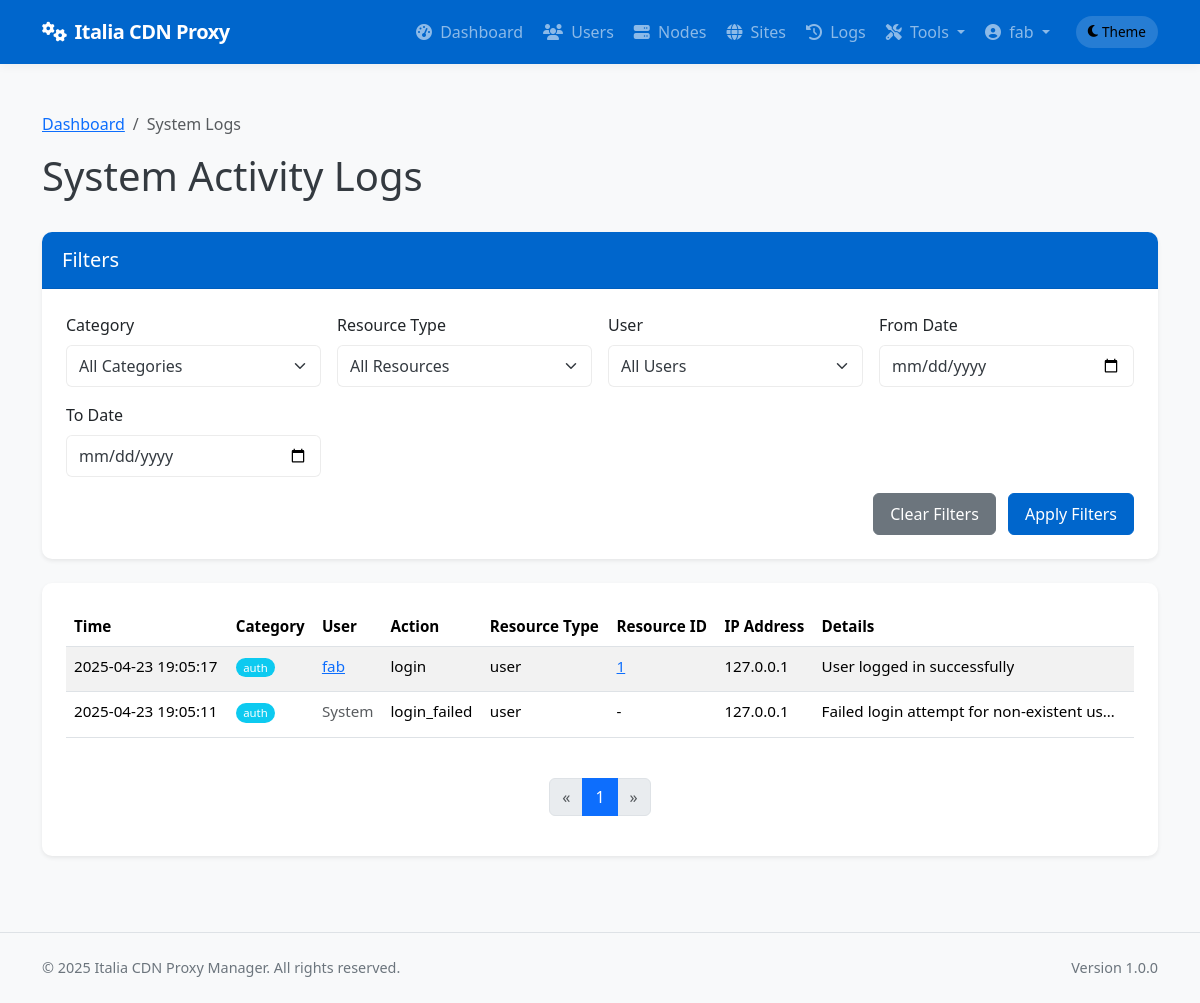
The page /admin/system/logs (signed in) on the database as committed earlier.
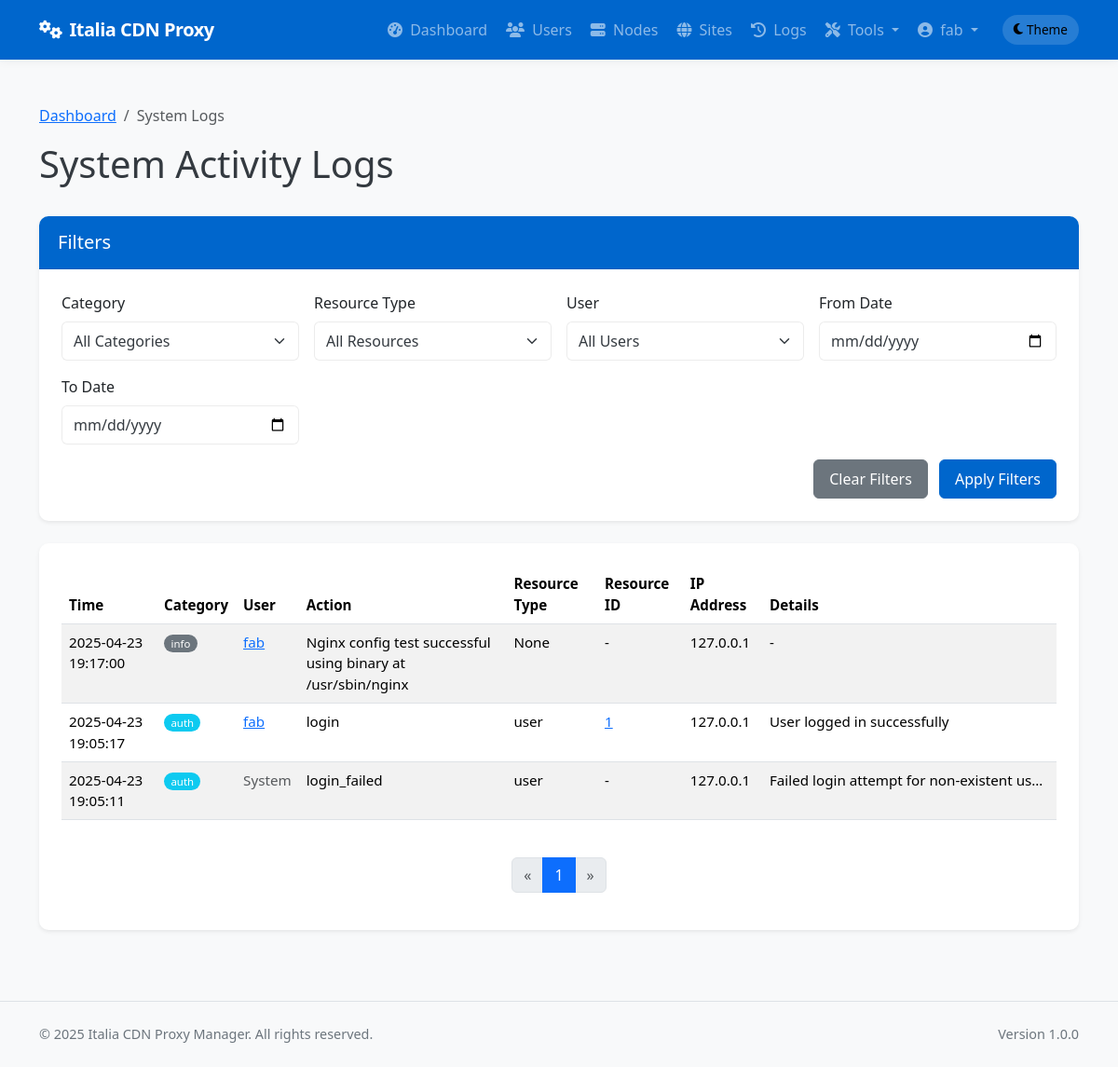
The same page on the database as committed later.
### app/models/models.py (models this page shows, shortened)
class SystemLog(db.Model):
    __tablename__ = 'system_logs'
    id = db.Column(db.Integer, primary_key=True)
    user_id = db.Column(db.Integer, db.ForeignKey('users.id'), nullable=True)  # Null for system events
    category = db.Column(db.String(32), nullable=False)  # auth, admin, system, security, etc.
    action = db.Column(db.String(64), nullable=False)    # login, logout, create, delete, etc.
    resource_type = db.Column(db.String(32), nullable=True)  # user, node, site, etc.
    resource_id = db.Column(db.Integer, nullable=True)       # ID of the affected resource
    details = db.Column(db.Text, nullable=True)              # Additional details
    ip_address = db.Column(db.String(45), nullable=True)     # IP address of user/system
    created_at = db.Column(db.DateTime, default=datetime.utcnow)
    user = db.relationship('User', backref=db.backref('system_logs', lazy='dynamic'))

class User(db.Model):
    __tablename__ = 'users'
    id = db.Column(db.Integer, primary_key=True)
    username = db.Column(db.String(64), unique=True, index=True, nullable=False)
    email = db.Column(db.String(120), unique=True, index=True, nullable=False)
    password_hash = db.Column(db.String(128), nullable=False)
    role = db.Column(db.String(20), nullable=False, default='client')  # 'admin' or 'client'
    is_active = db.Column(db.Boolean, default=True)
    created_at = db.Column(db.DateTime, default=datetime.utcnow)
    last_login = db.Column(db.DateTime, nullable=True)
    sites = db.relationship('Site', backref='owner', lazy='dynamic')
    def is_admin(self):
        return self.role == 'admin'

### app/controllers/admin.py (the view, shortened to what this page needs)
@admin.route('/system/logs')
@login_required
@admin_required
def system_logs():
    category = request.args.get('category')
    user_id = request.args.get('user_id')
    resource_type = request.args.get('resource_type')
    from_date = request.args.get('from_date')
    to_date = request.args.get('to_date')
    from app.models.models import SystemLog
    query = SystemLog.query
    if category:
        query = query.filter(SystemLog.category == category)
    if user_id:
        query = query.filter(SystemLog.user_id == user_id)
    if resource_type:
        query = query.filter(SystemLog.resource_type == resource_type)
    if from_date:
        try:
            from_datetime = datetime.strptime(from_date, '%Y-%m-%d')
            query = query.filter(SystemLog.created_at >= from_datetime)
        except ValueError:
            pass
    categories = db.session.query(SystemLog.category).distinct().all()
    resource_types = db.session.query(SystemLog.resource_type).distinct().all()
    users = User.query.all()
    page = request.args.get('page', 1, type=int)
    logs = query.order_by(SystemLog.created_at.desc()).paginate(page=page, per_page=50)
    return render_template('admin/system_logs.html',
                          logs=logs,
                          categories=[c[0] for c in categories if c[0]],
                          resource_types=[r[0] for r in resource_types if r[0]],
                          users=users,
                          filters={
                              'category': category,
                              'user_id': user_id,
                              'resource_type': resource_type,
                              'from_date': from_date,
                              'to_date': to_date
                          })

### app/models/__init__.py (called while the page is built)
@login_manager.user_loader
def load_user(user_id):
    return User.query.get(int(user_id))

### app/services/access_control.py (called while the page is built)
def admin_required(f):
    @wraps(f)
    def decorated_function(*args, **kwargs):
        if not current_user.is_admin():
            flash('You need admin privileges to access this page.', 'error')
            return abort(403)
        return f(*args, **kwargs)
    return decorated_function

### app/templates/admin/system_logs.html (shortened to what the changed rows need)
{% extends 'base.html' %}
{% block content %}
<div class="container py-4">
    <div class="d-flex justify-content-between align-items-center mb-4">
        <h1>System Activity Logs</h1>
    </div>
    <div class="card shadow-sm">
        <div class="card-body">
            {% if logs.items %}
                <div class="table-responsive">
                    <table class="table table-striped table-hover">
                        <thead>
                            <tr>
                                <th>Time</th>
                                <th>Category</th>
                                <th>User</th>
                                <th>Action</th>
                                <th>Resource Type</th>
                                <th>Resource ID</th>
                                <th>IP Address</th>
                                <th>Details</th>
                            </tr>
                        </thead>
                        <tbody>
                            {% for log in logs.items %}
                            <tr>
                                <td>{{ log.created_at.strftime('%Y-%m-%d %H:%M:%S') }}</td>
                                <td>
                                    <span class="badge rounded-pill
                                    {% if log.category == 'auth' %}bg-info
                                    {% elif log.category == 'admin' %}bg-primary
                                    {% elif log.category == 'security' %}bg-danger
                                    {% elif log.category == 'system' %}bg-success
                                    {% else %}bg-secondary{% endif %}">
                                        {{ log.category }}
                                    </span>
                                </td>
                                <td>
                                    {% if log.user %}
                                        <a href="{{ url_for('admin.edit_user', user_id=log.user_id) }}">{{ log.user.username }}</a>
                                    {% else %}
                                        <span class="text-muted">System</span>
                                    {% endif %}
                                </td>
                                <td>{{ log.action }}</td>
                                <td>{{ log.resource_type }}</td>
                                <td>
                                    {% if log.resource_type == 'site' and log.resource_id %}
                                        <a href="{{ url_for('admin.view_site', site_id=log.resource_id) }}">{{ log.resource_id }}</a>
                                    {% elif log.resource_type == 'node' and log.resource_id %}
                                        <a href="{{ url_for('admin.view_node', node_id=log.resource_id) }}">{{ log.resource_id }}</a>
                                    {% elif log.resource_type == 'user' and log.resource_id %}
                                        <a href="{{ url_for('admin.edit_user', user_id=log.resource_id) }}">{{ log.resource_id }}</a>
                                    {% else %}
                                        {{ log.resource_id if log.resource_id else '-' }}
                                    {% endif %}
                                </td>
                                <td>{{ log.ip_address or '-' }}</td>
                                <td>
                                    <span class="text-truncate d-inline-block" style="max-width: 300px;" title="{{ log.details }}">
                                        {{ log.details or '-' }}
                                    </span>
                                </td>
                            </tr>
                            {% endfor %}
                        </tbody>
                    </table>
                </div>
                <nav aria-label="System logs pagination">
                    <ul class="pagination justify-content-center mt-4">
                        {% for page_num in logs.iter_pages(left_edge=2, left_current=2, right_current=3, right_edge=2) %}
                            {% if page_num %}
                                {% if page_num == logs.page %}
                                    <li class="page-item active">
                                        <span class="page-link">{{ page_num }}</span>
                                    </li>
                                {% else %}
                                    <li class="page-item">
                                        <a class="page-link" href="{{ url_for('admin.system_logs', page=page_num, category=filters.category, user_id=filters.user_id, resource_type=filters.resource_type, from_date=filters.from_date, to_date=filters.to_date) }}">{{ page_num }}</a>
                                    </li>
                                {% endif %}
                            {% else %}
                                <li class="page-item disabled">
                                    <span class="page-link">...</span>
                                </li>
                            {% endif %}
                        {% endfor %}
                    </ul>
                </nav>
            {% else %}
                <div class="alert alert-info mb-0">
                    <i class="fas fa-info-circle me-2"></i> No system logs found matching your criteria.
                </div>
            {% endif %}
        </div>
    </div>
</div>
{% endblock %}

Rows that differ between the two databases and show on the page:
added SystemLog: created_at "2025-04-23 19:17:00", category "info", user.username "fab", action "Nginx config test successful using binary at /usr/sbin/nginx", resource_type "None", resource_id "-", ip_address "127.0.0.1", details "-"
